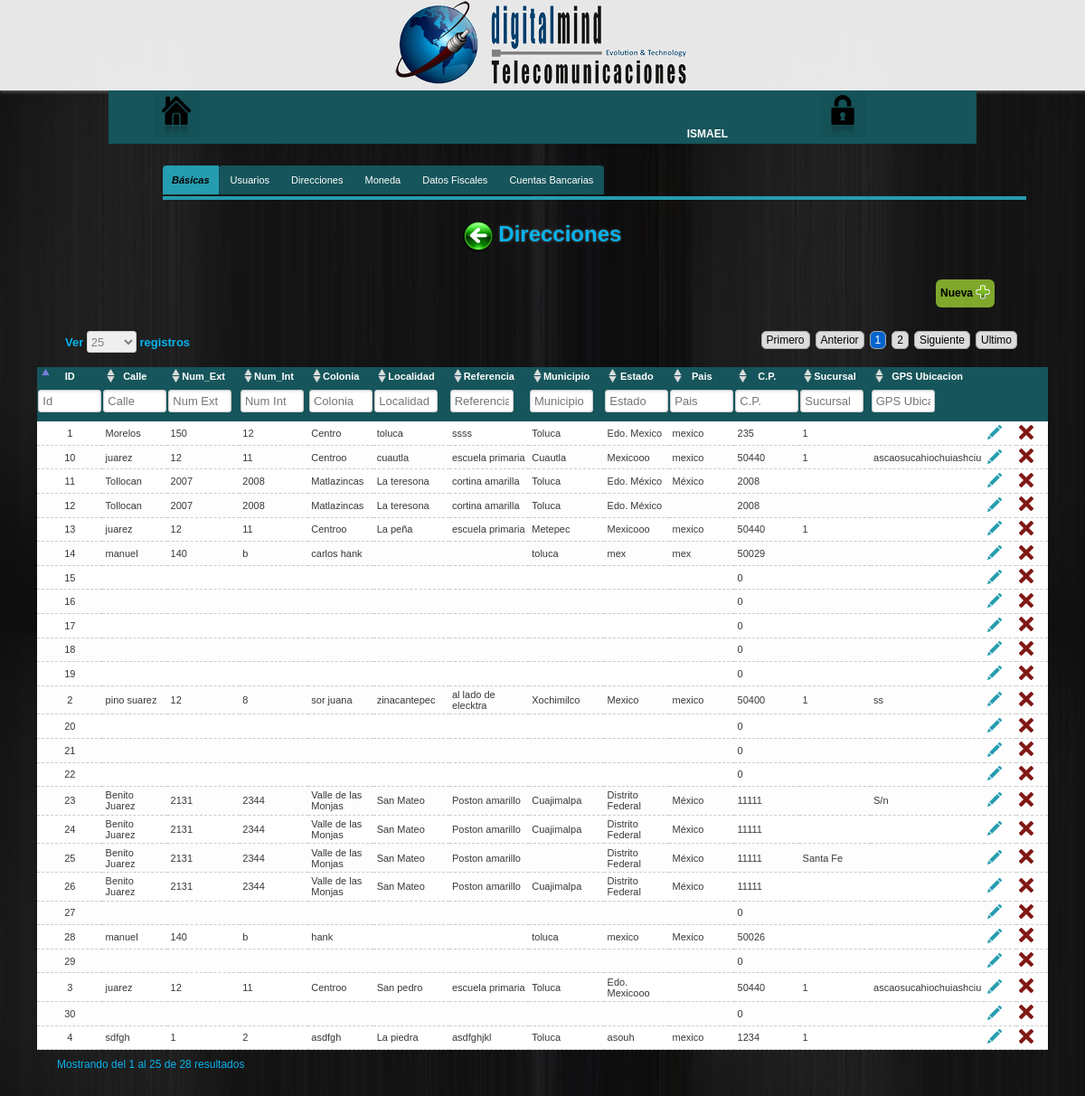
Screenshot of /configuracion/basicas/direcciones (signed in) with the database file from the repository.
### tables this page shows
CREATE TABLE IF NOT EXISTS `direcciones` (
  `id_direccion` int(10) NOT NULL,
  `calle` varchar(50) DEFAULT NULL,
  `num_ext` varchar(20) DEFAULT NULL,
  `num_int` varchar(20) DEFAULT NULL,
  `colonia` varchar(50) DEFAULT NULL,
  `localidad` varchar(50) DEFAULT NULL,
  `referencia` varchar(50) DEFAULT NULL,
  `municipio` text,
  `estado` text,
  `pais` varchar(200) DEFAULT NULL,
  `cod_postal` int(5) DEFAULT NULL,
  `sucursal` varchar(100) DEFAULT NULL,
  `gps_ubicacion` varchar(200) DEFAULT NULL
);

### configuracion/basicas/direcciones/classDirecciones.php (called while the page is built, shortened)
<?php
	class Direcciones
	{
		public function obtenerDirecciones() {
			$Conexion = new dataBaseConn();
			$sth = $Conexion -> prepare('SELECT id_direccion,calle,num_ext,num_int,colonia,localidad,referencia,municipio,estado,pais,cod_postal,sucursal,gps_ubicacion
			FROM direcciones');
			$sth -> execute();
			$dir = $sth -> fetchAll();
			return $dir;
		}
	}
?>

### libs/encrypt_decrypt_strings_urls.php (called while the page is built, shortened)
<?php
	function encrypt($string, $key) {
	   $result = '';
	   for($i=0; $i<strlen($string); $i++) {
	      $char = substr($string, $i, 1);
	      $keychar = substr($key, ($i % strlen($key))-1, 1);
	      $char = chr(ord($char)+ord($keychar));
	      $result.=$char;
	   }
	   return base64_encode($result);
	}
?>

### configuracion/basicas/direcciones/tabla_direcciones.php (the view, shortened to what this page needs)
<?php require_once("../../../libs/encrypt_decrypt_strings_urls.php"); ?>
<?php if($datDireccion = $fnDirecciones -> obtenerDirecciones() ) : ?>
	<table class="display" id="dir">
		<thead>
			<tr>
				<th>ID</th>
				<th>Calle</th>
				<th>Num_Ext</th>
				<th>Num_Int</th>
				<th>Colonia</th>
				<th>Localidad</th>
				<th>Referencia</th>
				<th>Municipio</th>
				<th>Estado</th>
				<th>Pais</th>
				<th>C.P.</th>
				<th>Sucursal</th>
				<th>GPS Ubicacion</th>
				<th>&nbsp;</th>
				<th>&nbsp;</th>
			</tr>
		</thead>
		<tbody>
			<?php foreach($datDireccion as $fnDirecciones) : ?>
			<tr>
				<td class="center"><?=$fnDirecciones['id_direccion']?></td>
				<td><?=$fnDirecciones['calle']?></td>
				<td><?=$fnDirecciones['num_ext']?></td>
				<td><?=$fnDirecciones['num_int']?></td>
				<td><?=$fnDirecciones['colonia']?></td>
				<td><?=$fnDirecciones['localidad']?></td>
				<td><?=$fnDirecciones['referencia']?></td>
				<td><?=$fnDirecciones['municipio']?></td>
				<td><?=$fnDirecciones['estado']?></td>
				<td><?=$fnDirecciones['pais']?></td>
				<td><?=$fnDirecciones['cod_postal']?></td>
				<td><?=$fnDirecciones['sucursal']?></td>
				<td><?=$fnDirecciones['gps_ubicacion']?></td>
				<td width="5%">
					<?php $idDir = encrypt($fnDirecciones['id_direccion'],"direccionesDM") ?>
					<a href="actualizar_direccion.php?id_dir=<?=$idDir?>" class="EditDir"><img src="../../../images/editar.png" title="Editar"></a>
				</td>
				<td width="5%">
					<form action="" method="POST" enctype="application/x-www-form-urlencoded" target="_self">
						<button type="button" class="deleteDir">
							<img src="../../../images/eliminar.png" title="Borrar" alt="Borrar">
						</button>
					</form>
				</td>
			</tr>
			<?php endforeach; ?>
		</tbody>
		<tfoot style="display:table-header-group;">
			<tr>
				<th class="search">Id</th>
				<th class="search">Calle</th>
				<th class="search">Num Ext</th>
				<th class="search">Num Int</th>
				<th class="search">Colonia</th>
				<th class="search">Localidad</th>
				<th class="search">Referencia</th>
				<th class="search">Municipio</th>
				<th class="search">Estado</th>
				<th class="search">Pais</th>
				<th class="search">C.P.</th>
				<th class="search">Sucursal</th>
				<th class="search">GPS Ubicación</th>
				<th></th>
				<th></th>
			</tr>
		</tfoot>
	</table>
	<br />
<?php else :?>
	<div class="vacio">
		(Sin registros)
	</div>
<?php endif; ?>

### css/menu.css (style rules this page uses)
* { margin: 0;padding: 0; }
a { color: #28C7E0;text-decoration:none; }
body { background: url(../images/bg.jpg) fixed; color:#444; font-family:Verdana,Helvetica,Sans-serif;font-size:12px; }
a { text-decoration: none; }

### css/tabla.css (style rules this page uses)
table { border-collapse: separate;font-size: 13px; margin: 0 0 30px 0; }
button { background-color: transparent; border: none; cursor: pointer; }

### libs/dataTables/css/datatables.css (style rules this page uses)
.sorting_asc { background: #E6E6E6 url('../images/sort_asc.png') no-repeat center left; cursor: pointer; }
.sorting { background: #E6E6E6 url('../images/sort_both.png') no-repeat center left; cursor: pointer; }
tr.odd { background-color: #fff; color: #383838; }
tr.even { background-color: #fdfdfd; color: #383838; }
table { border-collapse: separate; font-size: 11px; width: 80%; margin: 0 auto; }
table.display { background: #FFFEEE; border-collapse: collapse; text-align: left; }
table.display thead th { text-align:center; background-color: #16555B; color: #FFF; font-weight: bold; padding: .4em 16px; }
table.display td { border-bottom: 1px #CCC dashed; padding: .3em; }
table.display td.center { text-align: center; }
table.display tfoot { background: #16555B; }
button { background-color: transparent; border: none; cursor: pointer; }

### rows the page displays
direcciones: id_direccion "1", calle "Morelos", num_ext "150", num_int "12", colonia "Centro", localidad "toluca", referencia "ssss", municipio "Toluca", estado "Edo. Mexico", pais "mexico", cod_postal "235", sucursal "1"
direcciones: id_direccion "2", calle "pino suarez", num_ext "12", num_int "8", colonia "sor juana", localidad "zinacantepec", referencia "al lado de elecktra", municipio "Xochimilco", estado "Mexico", pais "mexico", cod_postal "50400", sucursal "1", gps_ubicacion "ss"
direcciones: id_direccion "3", calle "juarez", num_ext "12", num_int "11", colonia "Centroo", localidad "San pedro", referencia "escuela primaria", municipio "Toluca", estado "Edo. Mexicooo", cod_postal "50440", sucursal "1", gps_ubicacion "ascaosucahiochuiashciu"
direcciones: id_direccion "4", calle "sdfgh", num_ext "1", num_int "2", colonia "asdfgh", localidad "La piedra", referencia "asdfghjkl", municipio "Toluca", estado "asouh", pais "mexico", cod_postal "1234", sucursal "1"
direcciones: id_direccion "10", calle "juarez", num_ext "12", num_int "11", colonia "Centroo", localidad "cuautla", referencia "escuela primaria", municipio "Cuautla", estado "Mexicooo", pais "mexico", cod_postal "50440", sucursal "1", gps_ubicacion "ascaosucahiochuiashciu"
direcciones: id_direccion "11", calle "Tollocan", num_ext "2007", num_int "2008", colonia "Matlazincas", localidad "La teresona", referencia "cortina amarilla", municipio "Toluca", estado "Edo. México", pais "México", cod_postal "2008"
direcciones: id_direccion "12", calle "Tollocan", num_ext "2007", num_int "2008", colonia "Matlazincas", localidad "La teresona", referencia "cortina amarilla", municipio "Toluca", estado "Edo. México", cod_postal "2008"
direcciones: id_direccion "13", calle "juarez", num_ext "12", num_int "11", colonia "Centroo", localidad "La peña", referencia "escuela primaria", municipio "Metepec", estado "Mexicooo", pais "mexico", cod_postal "50440", sucursal "1"
direcciones: id_direccion "14", calle "manuel", num_ext "140", num_int "b", colonia "carlos hank", municipio "toluca", estado "mex", pais "mex", cod_postal "50029"
direcciones: id_direccion "15", cod_postal "0"
direcciones: id_direccion "16", cod_postal "0"
direcciones: id_direccion "17", cod_postal "0"
direcciones: id_direccion "18", cod_postal "0"
direcciones: id_direccion "19", cod_postal "0"
direcciones: id_direccion "20", cod_postal "0"
direcciones: id_direccion "21", cod_postal "0"
direcciones: id_direccion "22", cod_postal "0"
direcciones: id_direccion "23", calle "Benito Juarez", num_ext "2131", num_int "2344", colonia "Valle de las Monjas", localidad "San Mateo", referencia "Poston amarillo", municipio "Cuajimalpa", estado "Distrito Federal", pais "México", cod_postal "11111", gps_ubicacion "S/n"
direcciones: id_direccion "24", calle "Benito Juarez", num_ext "2131", num_int "2344", colonia "Valle de las Monjas", localidad "San Mateo", referencia "Poston amarillo", municipio "Cuajimalpa", estado "Distrito Federal", pais "México", cod_postal "11111"
direcciones: id_direccion "25", calle "Benito Juarez", num_ext "2131", num_int "2344", colonia "Valle de las Monjas", localidad "San Mateo", referencia "Poston amarillo", estado "Distrito Federal", pais "México", cod_postal "11111", sucursal "Santa Fe"
direcciones: id_direccion "26", calle "Benito Juarez", num_ext "2131", num_int "2344", colonia "Valle de las Monjas", localidad "San Mateo", referencia "Poston amarillo", municipio "Cuajimalpa", estado "Distrito Federal", pais "México", cod_postal "11111"
direcciones: id_direccion "27", cod_postal "0"
direcciones: id_direccion "28", calle "manuel", num_ext "140", num_int "b", colonia "hank", municipio "toluca", estado "mexico", pais "Mexico", cod_postal "50026"
direcciones: id_direccion "29", cod_postal "0"
direcciones: id_direccion "30", cod_postal "0"

### other values shown
$_SESSION["usuario"] "ISMAEL"
